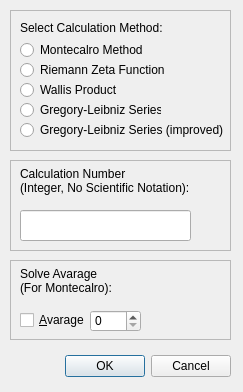
<?xml version="1.0" encoding="UTF-8"?>
<ui version="4.0">
 <class>CalculationSettings</class>
 <widget class="QDialog" name="CalculationSettings">
  <property name="geometry">
   <rect>
    <x>0</x>
    <y>0</y>
    <width>243</width>
    <height>392</height>
   </rect>
  </property>
  <property name="windowTitle">
   <string>Dialog</string>
  </property>
  <widget class="QDialogButtonBox" name="buttonBox">
   <property name="geometry">
    <rect>
     <x>30</x>
     <y>350</y>
     <width>201</width>
     <height>32</height>
    </rect>
   </property>
   <property name="orientation">
    <enum>Qt::Horizontal</enum>
   </property>
   <property name="standardButtons">
    <set>QDialogButtonBox::Cancel|QDialogButtonBox::Ok</set>
   </property>
  </widget>
  <widget class="QFrame" name="Selection">
   <property name="geometry">
    <rect>
     <x>10</x>
     <y>10</y>
     <width>221</width>
     <height>141</height>
    </rect>
   </property>
   <property name="frameShape">
    <enum>QFrame::StyledPanel</enum>
   </property>
   <property name="frameShadow">
    <enum>QFrame::Raised</enum>
   </property>
   <property name="lineWidth">
    <number>5</number>
   </property>
   <widget class="QRadioButton" name="method1">
    <property name="geometry">
     <rect>
      <x>10</x>
      <y>30</y>
      <width>131</width>
      <height>20</height>
     </rect>
    </property>
    <property name="text">
     <string>Montecalro Method</string>
    </property>
   </widget>
   <widget class="QRadioButton" name="method2">
    <property name="geometry">
     <rect>
      <x>10</x>
      <y>50</y>
      <width>151</width>
      <height>20</height>
     </rect>
    </property>
    <property name="text">
     <string>Riemann Zeta Function</string>
    </property>
   </widget>
   <widget class="QRadioButton" name="method3">
    <property name="geometry">
     <rect>
      <x>10</x>
      <y>70</y>
      <width>141</width>
      <height>20</height>
     </rect>
    </property>
    <property name="text">
     <string>Wallis Product</string>
    </property>
   </widget>
   <widget class="QRadioButton" name="method4">
    <property name="geometry">
     <rect>
      <x>10</x>
      <y>90</y>
      <width>141</width>
      <height>20</height>
     </rect>
    </property>
    <property name="text">
     <string>Gregory-Leibniz Series</string>
    </property>
   </widget>
   <widget class="QRadioButton" name="method5">
    <property name="geometry">
     <rect>
      <x>10</x>
      <y>110</y>
      <width>211</width>
      <height>20</height>
     </rect>
    </property>
    <property name="text">
     <string>Gregory-Leibniz Series (improved)</string>
    </property>
   </widget>
   <widget class="QLabel" name="label">
    <property name="geometry">
     <rect>
      <x>10</x>
      <y>10</y>
      <width>171</width>
      <height>16</height>
     </rect>
    </property>
    <property name="text">
     <string>Select Calculation Method:</string>
    </property>
   </widget>
  </widget>
  <widget class="QFrame" name="Calculationnumber">
   <property name="geometry">
    <rect>
     <x>10</x>
     <y>160</y>
     <width>221</width>
     <height>91</height>
    </rect>
   </property>
   <property name="frameShape">
    <enum>QFrame::StyledPanel</enum>
   </property>
   <property name="frameShadow">
    <enum>QFrame::Raised</enum>
   </property>
   <widget class="QLabel" name="label_2">
    <property name="geometry">
     <rect>
      <x>10</x>
      <y>0</y>
      <width>171</width>
      <height>41</height>
     </rect>
    </property>
    <property name="text">
     <string>Calculation Number
(Integer, No Scientific Notation):</string>
    </property>
   </widget>
   <widget class="QLineEdit" name="calculationnumselection">
    <property name="geometry">
     <rect>
      <x>10</x>
      <y>50</y>
      <width>171</width>
      <height>31</height>
     </rect>
    </property>
    <property name="font">
     <font>
      <pointsize>14</pointsize>
     </font>
    </property>
    <property name="text">
     <string/>
    </property>
   </widget>
  </widget>
  <widget class="QFrame" name="Avarage">
   <property name="geometry">
    <rect>
     <x>10</x>
     <y>260</y>
     <width>221</width>
     <height>80</height>
    </rect>
   </property>
   <property name="frameShape">
    <enum>QFrame::StyledPanel</enum>
   </property>
   <property name="frameShadow">
    <enum>QFrame::Raised</enum>
   </property>
   <widget class="QLabel" name="label_3">
    <property name="geometry">
     <rect>
      <x>10</x>
      <y>0</y>
      <width>121</width>
      <height>41</height>
     </rect>
    </property>
    <property name="text">
     <string>Solve Avarage
(For Montecalro):</string>
    </property>
   </widget>
   <widget class="QSpinBox" name="numberselection">
    <property name="geometry">
     <rect>
      <x>80</x>
      <y>50</y>
      <width>51</width>
      <height>22</height>
     </rect>
    </property>
    <property name="maximum">
     <number>100</number>
    </property>
   </widget>
   <widget class="QCheckBox" name="Avaragebool">
    <property name="geometry">
     <rect>
      <x>10</x>
      <y>50</y>
      <width>71</width>
      <height>20</height>
     </rect>
    </property>
    <property name="text">
     <string>&amp;Avarage</string>
    </property>
   </widget>
  </widget>
 </widget>
 <tabstops>
  <tabstop>method1</tabstop>
  <tabstop>method2</tabstop>
  <tabstop>method3</tabstop>
  <tabstop>method4</tabstop>
  <tabstop>method5</tabstop>
  <tabstop>calculationnumselection</tabstop>
  <tabstop>Avaragebool</tabstop>
  <tabstop>numberselection</tabstop>
 </tabstops>
 <resources/>
 <connections>
  <connection>
   <sender>buttonBox</sender>
   <signal>accepted()</signal>
   <receiver>CalculationSettings</receiver>
   <slot>accept()</slot>
   <hints>
    <hint type="sourcelabel">
     <x>248</x>
     <y>254</y>
    </hint>
    <hint type="destinationlabel">
     <x>157</x>
     <y>274</y>
    </hint>
   </hints>
  </connection>
  <connection>
   <sender>buttonBox</sender>
   <signal>rejected()</signal>
   <receiver>CalculationSettings</receiver>
   <slot>reject()</slot>
   <hints>
    <hint type="sourcelabel">
     <x>316</x>
     <y>260</y>
    </hint>
    <hint type="destinationlabel">
     <x>286</x>
     <y>274</y>
    </hint>
   </hints>
  </connection>
 </connections>
</ui>
